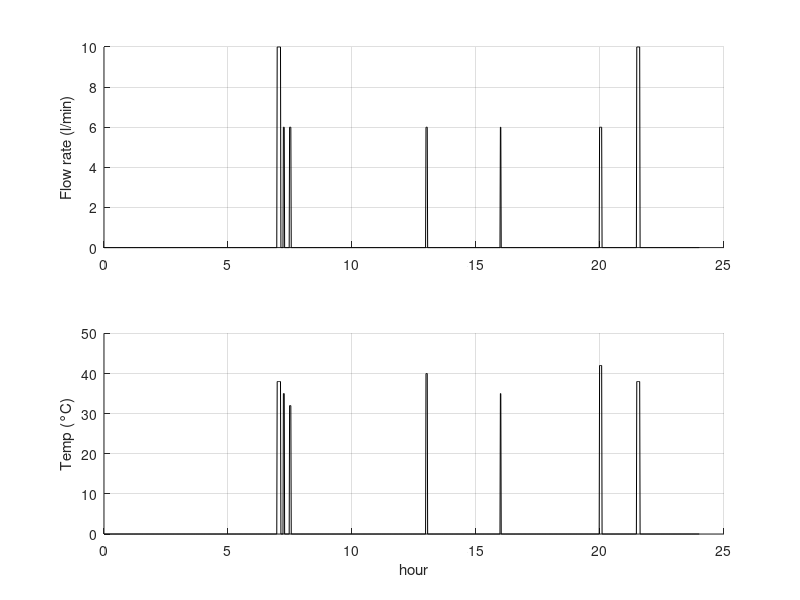
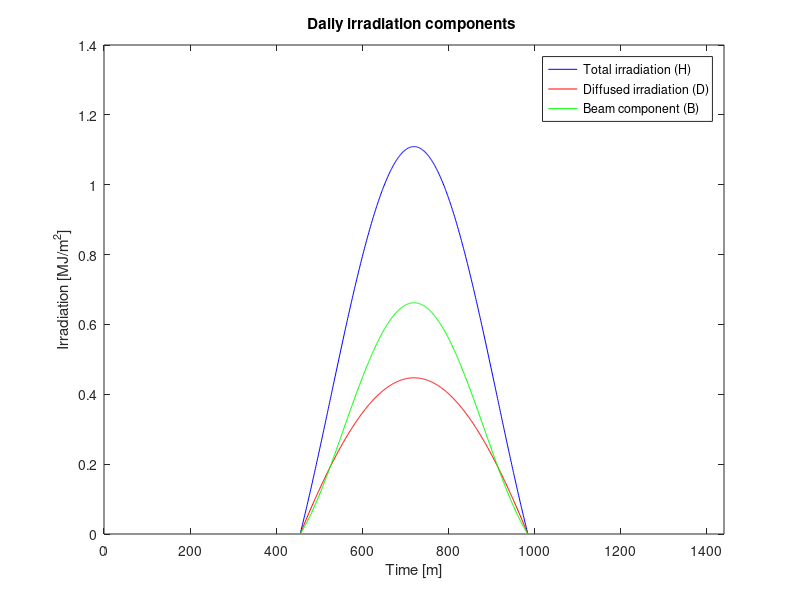

MATLAB code to generate these figures, in order:
clear;
clc;
close all;



%% Consumption profiles


% SELECT SEASON:
%     1 = winter (15 january)
%     2 = summmer (15 june)

season = 1;

if (season ~= 1 || season ~= 2)
    season = 1;
end


% we will assume that maximum temperature during the day is reached at t=tmax 
tmax = 14;


time = (0:60*24)'; % min
flow_rate_consumption = 0*time; % l/min
temperature_req = 0*time; % °C


if season == 1 % winter

    Tmains = 12; % ° C

    flow_rate_consumption(60*7:60*7+8) = 10; % l/min shower 1
    temperature_req(60*7:60*7+8) = 38; % °C

    flow_rate_consumption(60*7.25:60*7.25+2) = 6; % l/min face washing 1
    temperature_req(60*7.25:60*7.25+2) = 35; % °C

    flow_rate_consumption(60*7.5:60*7.5+3) = 6; % l/min breakfast wash
    temperature_req(60*7.5:60*7.5+3) = 32; % °C

    flow_rate_consumption(60*13:60*13+3) = 6; % l/min lunch wash
    temperature_req(60*13:60*13+3) = 40; % °C

    flow_rate_consumption(60*16:60*16+1) = 6; % l/min face washing 2
    temperature_req(60*16:60*16+1) = 35; % °C

    flow_rate_consumption(60*20:60*20+5) = 6; % l/min dinner wash
    temperature_req(60*20:60*20+5) = 42; % l/min dinner wash

    flow_rate_consumption(60*21.5:60*21.5+7) = 10; % l/min shower 2
    temperature_req(60*21.5:60*21.5+7) = 38; % °C

    n = 15;
    H = 3.6*1.649;     % [MJ/m^2]  daily global irradiation
    D = 3.6*0.713;     % [MJ/m^2]  daily diffuse irradiation 
    Tmin = 4;          % [°C] average monthly minimum temperature
    Tmax = 8;          % [°C] average monthly maximum temperature


else % summer

    Tmains = 16; 

    flow_rate_consumption(60*6:60*6+8) = 10; % l/min shower 1
    temperature_req(60*6:60*6+8) = 36; % ° C

    flow_rate_consumption(60*6.25:60*6.25+4) = 8; % l/min face washing 1
    temperature_req(60*6.25:60*6.25+4) = 32; % ° C

    flow_rate_consumption(60*6.5:60*6.5+3) = 6; % l/min breakfast wash
    temperature_req(60*6.5:60*6.5+3) = 32; % ° C

    flow_rate_consumption(60*12:60*12+3) = 6; % l/min lunch wash
    temperature_req(60*12:60*12+3) = 40; % ° C

    flow_rate_consumption(60*18:60*18+10) = 10; % l/min evenign shower
    temperature_req(60*18:60*18+10) = 35; % ° C

    flow_rate_consumption(60*19:60*19+5) = 6; % l/min dinner wash
    temperature_req(60*19:60*19+5) = 40; % l/min dinner wash

    flow_rate_consumption(60*20.5:60*20.5+8) = 10; % l/min shower 2
    temperature_req(60*20.5:60*20.5+8) = 36; % ° C

    n = 166;
    H = 3.6*6.471;     % [MJ/m^2]  daily global irradiation
    D = 3.6*2.528;     % [MJ/m^2]  daily diffuse irradiation 
    Tmin = 16;          % [°C] average monthly minimum temperature
    Tmax = 23;          % [°C] average monthly maximum temperature

end

figure(1)
ha(1)=subplot(2,1,1);
hold on
grid on
plot(time/60,flow_rate_consumption,'k')
ylabel('Flow rate (l/min)')

ha(2)=subplot(2,1,2);
hold on
grid on
plot(time/60,temperature_req,'k')
ylabel('Temp (°C)')
xlabel('hour')

linkaxes(ha,'x')



%% METEOROLOGICAL INPUT 
lat=46.07; %latitude in deg
az=0; % panel azimuth in deg (facing south)
tilt=30; % tilt angle in deg
rho=0.2; % substrate reflectance


I0 = 1367; %[W/m^2] solar constant
phi = pi/180*lat; % latit in radianti
gamma = az*pi/180; % azimuth in rad % ELIMINA 
beta = pi/180*tilt; % tilt in rad
DT = Tmax-Tmin; % daily temperature variation

delta = 23.45*pi/180*sin(2*pi*(284+n)/365.25); % declination [rad]
omega_s = acos(-tan(phi)*tan(delta)); % sunrise/sunset angle on ground [rad]
t_sr = round((-12/pi*omega_s + 12)*60); % sunset time (m) rounded
t_ss = round((12/pi*omega_s + 12)*60); % sunrise time (m) rounded


N=1;             % number of modules installed
A = 2.14;        %[m^2] effective absorber surface
V = 1.7;         % [L] collector liquid content
alpha = 0.95;    % collector absorption
epsilon = 0.04;  % emissions
eta_zero = 0.802;   %optical efficiency at absorber
U = 4.3;            % [W / m^2K]
a1 = 4.28;          % [W / m^2K] coefficients of heat loss
a2 = 0.0064;        % [W / m^2K^2] coefficients of heat loss
flow_rate = 64.2;   % [L/h] recommended flow rate
effectiveness = 0.6;   % heat exchanger effectiveness
tank_loss_coeff = 2.5; % [W/K] tank loss coefficient
Thome = 18;         % [°C] room remperature

c_joule = 4200; % J/(kg*K) water specific heat capacity
c = c_joule/3600; % Wh/(kg*K) water specific heat capacity
T_in = 30; % °C
Tin = T_in + 273.15;   % K
water_density = 1;     % [kg/L] water density, assumed constant
m_dot = (flow_rate/60)*water_density;    % [kg/m] mass flow rate

%% IRRADIATION CALCULATION

a_=0.409+0.5016*sin(omega_s-pi/3);
b_=0.6609-0.4767*sin(omega_s-pi/3);




% Ht = zeros(n_samples, 12);
% Dt = zeros(n_samples, 12);
% Bt = zeros(n_samples, 12);
% Hbt = zeros(n_samples, 12);
% Ta = zeros(n_samples, 12);
% solar_power = zeros(n_samples, 12);
% collector_power = zeros(n_samples, 12);
% deltaT = zeros(n_samples, 12);  %Tout - Tin (temperature)
% time = zeros(n_samples, 12);
% Tout = zeros(n_samples, 12);



% create timeseries that goes from sunrise to sunset
time_sun = (t_sr:t_ss)';
omega = pi/(12*60)*(time_sun-(12*60)); % hour angle of the sun
dt = time_sun(2)-time_sun(1);
domega = omega(2)-omega(1);


% ambient temperature profile
Ta = (Tmax+Tmin)/2 +(Tmax-Tmin)/2*cos(2*pi/24*(time_sun-tmax)); % [°C] hourly ambient temperature


% calculate the hourly irradiation values. The total irradiation for
% each hour is calculated by multiplying these ratios for the average
% day irradiation (same goes for diffused component), then we calculate
% the beam component as difference
rd = pi/24*(cos(omega)-cos(omega_s))/(sin(omega_s)-omega_s*cos(omega_s));
rt = rd.*(a_+b_*cos(omega));
Dt = rd*D*dt/1;    % [MJ/m^2] in a time interval dt
Ht = rt*H*dt/1;    % [MJ/m^2] in a time interval dt
Bt = Ht - Dt;         % [MJ/m^2] in a time interval dt


% Check if correct
D_check = sum(Dt); % should be the same as D
H_check = sum(Ht); % should be the same as H

%Now that we calculated the hourly irradiation, we need to compute how
%much of it goes on our tilted surface

% Compute: thetai (angle of incidence of the sun rays on tilted plane)
% and thetaz (solar zenith angle)

cosThetaz=cos(omega)*cos(delta)*cos(phi)+sin(delta)*sin(phi);
cosThetai = cos(beta)*(sin(delta)*sin(phi) + cos(delta)*cos(omega)*cos(phi)) - sin(beta)*(cos(gamma)*(cos(phi)*sin(delta) - cos(delta)*cos(omega)*sin(phi)) - cos(delta)*sin(gamma)*sin(omega));

Rt=cosThetai./cosThetaz;


Hbt = (Bt.*Rt+Dt.*((1+cos(beta))/2)+((1-cos(beta))/2)*rho.*Ht)*1e6/(3600*dt); % [W/m^2] radiation (instantaneous power, function fo time)
%Hbt(:, i) = (Bt(:, i).*Rt+Dt(:, i).*((1+cos(beta))/2)+((1-cos(beta))/2)*rho.*Ht(:, i))*1e6*dt/(3600); % [W/m^2] radiation (instantaneous power, function fo time)
Hbt(1) = 0; Hbt(end) = 0;
Hbt(Hbt<0) = 0;
% Hbt_(cosThetai<0 | cosThetaz<0)= 0;



%Plots
figure(2)
plot(time_sun, Ht, 'Color','b', 'LineStyle','-')
hold on
%plot(time, Hbt, 'Color','b', 'LineStyle','--')
plot(time_sun, Dt, 'Color','r', 'LineStyle','-')
plot(time_sun, Bt, 'Color','g', 'LineStyle','-')
xlabel('Time [m]')
xlim([0 24*60])
ylabel('Irradiation [MJ/m^2]')
legend('Total irradiation (H)', 'Diffused irradiation (D)', 'Beam component (B)')
title('Daily irradiation components ')
hold off


%Now calculate

eta = eta_zero - U * (T_in - Ta) ./ Hbt;

ind = find(eta > 0);

%Total solar power on tilted panel

solar_power = Hbt.*A;

collector_power = eta.*Hbt.*A;
collector_power(collector_power<0) = 0;
collector_power(isnan(collector_power)) = 0;

%Knowing the power captured by the collector, the fluid flow rate (assumed constant at the recommended value) and
%the specific heat, we can calculate the temperature change of the
%fluid between the entrance and the exit of the collector. Keep in mind
%that the time is expressed in hours, therefore we multiply the flow
%rate by dt

deltaT = collector_power/(flow_rate*dt*c);
